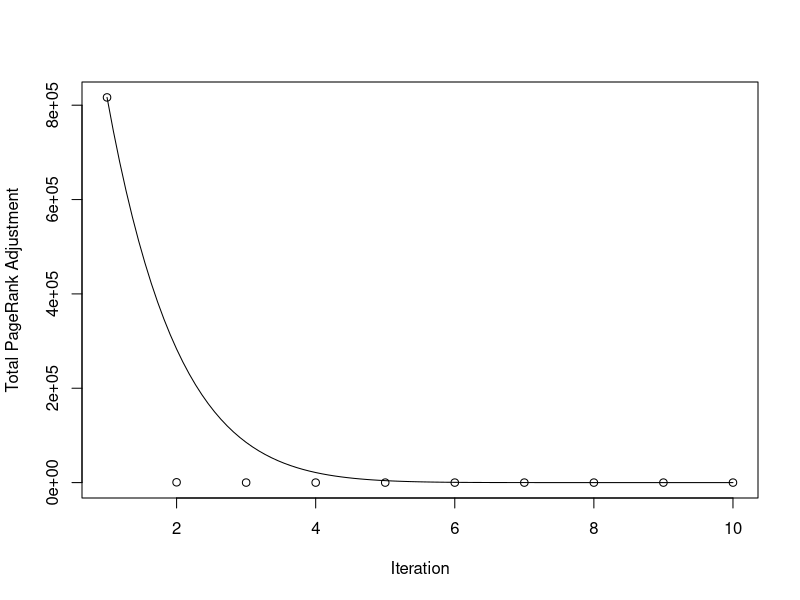

The R source for this figure:
library("Hmisc")

png("rankadjustment.png", width=480, height=480)
rankadj <- read.table('RankAdjustment.dat', header=TRUE)
plot (rankadj$iteration, rankadj$rankadj1/1000, xlab="Iteration", ylab="Total PageRank Adjustment")
lines (bezier(rankadj$iteration, rankadj$rankadj1/(1000)))
dev.off()
